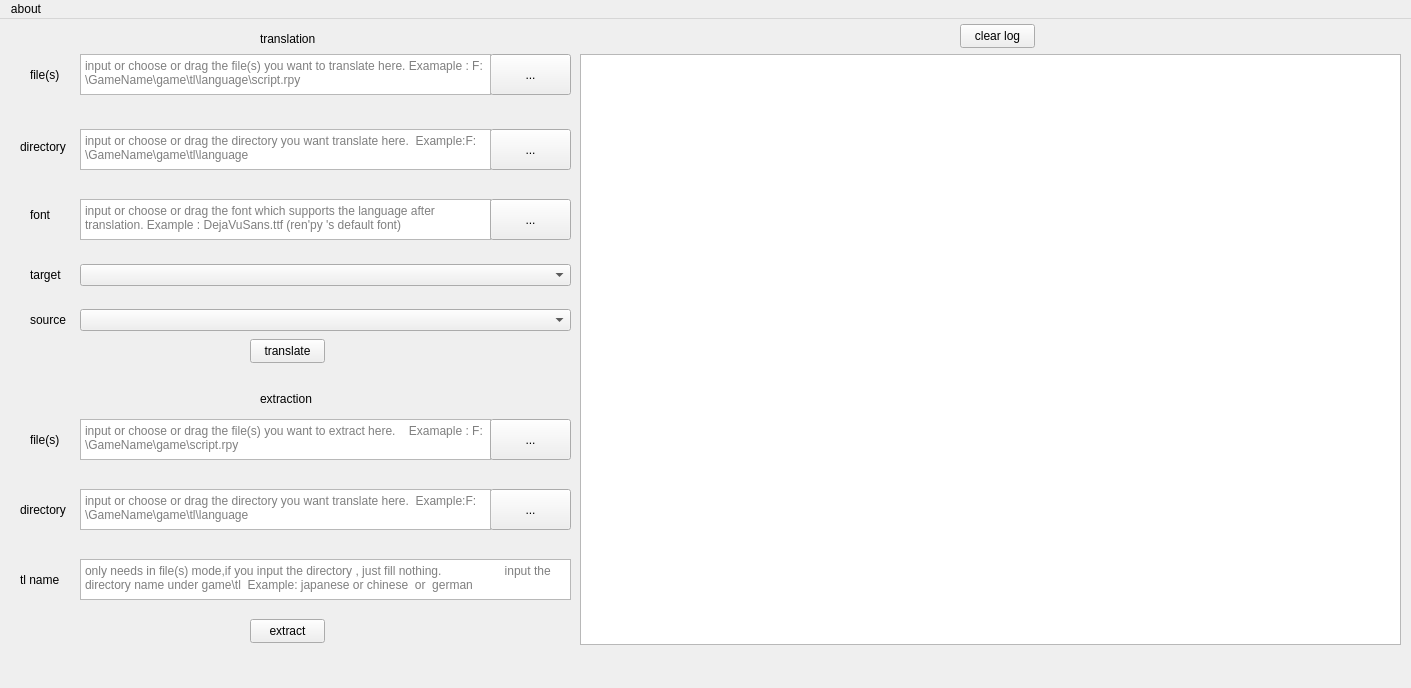
<?xml version="1.0" encoding="UTF-8"?>
<ui version="4.0">
 <class>MainWindow</class>
 <widget class="QMainWindow" name="MainWindow">
  <property name="geometry">
   <rect>
    <x>0</x>
    <y>0</y>
    <width>1411</width>
    <height>688</height>
   </rect>
  </property>
  <property name="windowTitle">
   <string>Ren'py Translator</string>
  </property>
  <widget class="QWidget" name="centralwidget">
   <widget class="QWidget" name="verticalLayoutWidget">
    <property name="geometry">
     <rect>
      <x>750</x>
      <y>30</y>
      <width>711</width>
      <height>511</height>
     </rect>
    </property>
    <layout class="QVBoxLayout" name="verticalLayout"/>
   </widget>
   <widget class="QTextEdit" name="log_text">
    <property name="geometry">
     <rect>
      <x>580</x>
      <y>35</y>
      <width>821</width>
      <height>591</height>
     </rect>
    </property>
    <property name="readOnly">
     <bool>true</bool>
    </property>
   </widget>
   <widget class="QPushButton" name="clearLogBtn">
    <property name="geometry">
     <rect>
      <x>960</x>
      <y>5</y>
      <width>75</width>
      <height>24</height>
     </rect>
    </property>
    <property name="text">
     <string>clear log</string>
    </property>
   </widget>
   <widget class="QWidget" name="widget" native="true">
    <property name="geometry">
     <rect>
      <x>10</x>
      <y>10</y>
      <width>571</width>
      <height>341</height>
     </rect>
    </property>
    <widget class="QPushButton" name="translateBtn">
     <property name="geometry">
      <rect>
       <x>240</x>
       <y>310</y>
       <width>75</width>
       <height>24</height>
      </rect>
     </property>
     <property name="text">
      <string>translate</string>
     </property>
    </widget>
    <widget class="QPushButton" name="selectFilesBtn">
     <property name="geometry">
      <rect>
       <x>480</x>
       <y>25</y>
       <width>81</width>
       <height>41</height>
      </rect>
     </property>
     <property name="text">
      <string>...</string>
     </property>
    </widget>
    <widget class="QLabel" name="label_2">
     <property name="geometry">
      <rect>
       <x>10</x>
       <y>102</y>
       <width>61</width>
       <height>31</height>
      </rect>
     </property>
     <property name="text">
      <string>directory</string>
     </property>
    </widget>
    <widget class="QLabel" name="label">
     <property name="geometry">
      <rect>
       <x>20</x>
       <y>30</y>
       <width>31</width>
       <height>31</height>
      </rect>
     </property>
     <property name="text">
      <string>file(s)</string>
     </property>
     <property name="wordWrap">
      <bool>true</bool>
     </property>
    </widget>
    <widget class="QTextEdit" name="selectFilesText">
     <property name="geometry">
      <rect>
       <x>70</x>
       <y>25</y>
       <width>411</width>
       <height>41</height>
      </rect>
     </property>
     <property name="toolTip">
      <string/>
     </property>
     <property name="placeholderText">
      <string>input or choose or drag the file(s) you want to translate here. Examaple : F:\GameName\game\tl\language\script.rpy</string>
     </property>
    </widget>
    <widget class="QPushButton" name="selectDirBtn">
     <property name="geometry">
      <rect>
       <x>480</x>
       <y>100</y>
       <width>81</width>
       <height>41</height>
      </rect>
     </property>
     <property name="text">
      <string>...</string>
     </property>
    </widget>
    <widget class="QTextEdit" name="selectDirText">
     <property name="geometry">
      <rect>
       <x>70</x>
       <y>100</y>
       <width>411</width>
       <height>41</height>
      </rect>
     </property>
     <property name="placeholderText">
      <string>input or choose or drag the directory you want translate here.  Example:F:\GameName\game\tl\language</string>
     </property>
    </widget>
    <widget class="QLabel" name="label_3">
     <property name="geometry">
      <rect>
       <x>250</x>
       <y>0</y>
       <width>60</width>
       <height>20</height>
      </rect>
     </property>
     <property name="text">
      <string>translation</string>
     </property>
    </widget>
    <widget class="QLabel" name="label_4">
     <property name="geometry">
      <rect>
       <x>20</x>
       <y>170</y>
       <width>30</width>
       <height>31</height>
      </rect>
     </property>
     <property name="text">
      <string>font</string>
     </property>
    </widget>
    <widget class="QTextEdit" name="selectFontText">
     <property name="geometry">
      <rect>
       <x>70</x>
       <y>170</y>
       <width>411</width>
       <height>41</height>
      </rect>
     </property>
     <property name="placeholderText">
      <string>input or choose or drag the font which supports the language after translation. Example : DejaVuSans.ttf (ren'py 's default font)</string>
     </property>
    </widget>
    <widget class="QPushButton" name="selectFontBtn">
     <property name="geometry">
      <rect>
       <x>480</x>
       <y>170</y>
       <width>81</width>
       <height>41</height>
      </rect>
     </property>
     <property name="text">
      <string>...</string>
     </property>
    </widget>
    <widget class="QLabel" name="label_9">
     <property name="geometry">
      <rect>
       <x>20</x>
       <y>230</y>
       <width>41</width>
       <height>31</height>
      </rect>
     </property>
     <property name="text">
      <string>target</string>
     </property>
    </widget>
    <widget class="QLabel" name="label_10">
     <property name="geometry">
      <rect>
       <x>20</x>
       <y>275</y>
       <width>41</width>
       <height>31</height>
      </rect>
     </property>
     <property name="text">
      <string>source</string>
     </property>
    </widget>
    <widget class="QComboBox" name="targetComboBox">
     <property name="geometry">
      <rect>
       <x>70</x>
       <y>235</y>
       <width>491</width>
       <height>22</height>
      </rect>
     </property>
    </widget>
    <widget class="QComboBox" name="sourceComboBox">
     <property name="geometry">
      <rect>
       <x>70</x>
       <y>280</y>
       <width>491</width>
       <height>22</height>
      </rect>
     </property>
    </widget>
   </widget>
   <widget class="QWidget" name="widget_2" native="true">
    <property name="geometry">
     <rect>
      <x>10</x>
      <y>360</y>
      <width>571</width>
      <height>271</height>
     </rect>
    </property>
    <widget class="QTextEdit" name="selectFilesText_2">
     <property name="geometry">
      <rect>
       <x>70</x>
       <y>40</y>
       <width>411</width>
       <height>41</height>
      </rect>
     </property>
     <property name="toolTip">
      <string/>
     </property>
     <property name="placeholderText">
      <string>input or choose or drag the file(s) you want to extract here.    Examaple : F:\GameName\game\script.rpy</string>
     </property>
    </widget>
    <widget class="QLabel" name="label_5">
     <property name="geometry">
      <rect>
       <x>20</x>
       <y>45</y>
       <width>31</width>
       <height>31</height>
      </rect>
     </property>
     <property name="text">
      <string>file(s)</string>
     </property>
     <property name="wordWrap">
      <bool>true</bool>
     </property>
    </widget>
    <widget class="QPushButton" name="selectFilesBtn_2">
     <property name="geometry">
      <rect>
       <x>480</x>
       <y>40</y>
       <width>81</width>
       <height>41</height>
      </rect>
     </property>
     <property name="text">
      <string>...</string>
     </property>
    </widget>
    <widget class="QLabel" name="label_6">
     <property name="geometry">
      <rect>
       <x>250</x>
       <y>10</y>
       <width>60</width>
       <height>20</height>
      </rect>
     </property>
     <property name="text">
      <string>extraction</string>
     </property>
    </widget>
    <widget class="QPushButton" name="selectDirBtn_2">
     <property name="geometry">
      <rect>
       <x>480</x>
       <y>110</y>
       <width>81</width>
       <height>41</height>
      </rect>
     </property>
     <property name="text">
      <string>...</string>
     </property>
    </widget>
    <widget class="QLabel" name="label_7">
     <property name="geometry">
      <rect>
       <x>10</x>
       <y>115</y>
       <width>61</width>
       <height>31</height>
      </rect>
     </property>
     <property name="text">
      <string>directory</string>
     </property>
    </widget>
    <widget class="QTextEdit" name="selectDirText_2">
     <property name="geometry">
      <rect>
       <x>70</x>
       <y>110</y>
       <width>411</width>
       <height>41</height>
      </rect>
     </property>
     <property name="placeholderText">
      <string>input or choose or drag the directory you want translate here.  Example:F:\GameName\game\tl\language</string>
     </property>
    </widget>
    <widget class="QPushButton" name="extractBtn">
     <property name="geometry">
      <rect>
       <x>240</x>
       <y>240</y>
       <width>75</width>
       <height>24</height>
      </rect>
     </property>
     <property name="text">
      <string>extract</string>
     </property>
    </widget>
    <widget class="QLabel" name="label_8">
     <property name="geometry">
      <rect>
       <x>10</x>
       <y>185</y>
       <width>61</width>
       <height>31</height>
      </rect>
     </property>
     <property name="text">
      <string>tl name</string>
     </property>
    </widget>
    <widget class="QTextEdit" name="tlNameText">
     <property name="geometry">
      <rect>
       <x>70</x>
       <y>180</y>
       <width>491</width>
       <height>41</height>
      </rect>
     </property>
     <property name="placeholderText">
      <string>only needs in file(s) mode,if you input the directory , just fill nothing.                   input the directory name under game\tl  Example: japanese or chinese  or  german</string>
     </property>
    </widget>
   </widget>
  </widget>
  <widget class="QMenuBar" name="menubar">
   <property name="geometry">
    <rect>
     <x>0</x>
     <y>0</y>
     <width>1411</width>
     <height>22</height>
    </rect>
   </property>
   <widget class="QMenu" name="aboutMenu">
    <property name="title">
     <string>about</string>
    </property>
    <addaction name="actioncopyright"/>
   </widget>
   <addaction name="aboutMenu"/>
  </widget>
  <action name="actioncopyright">
   <property name="text">
    <string>copyright</string>
   </property>
  </action>
 </widget>
 <resources/>
 <connections/>
</ui>
